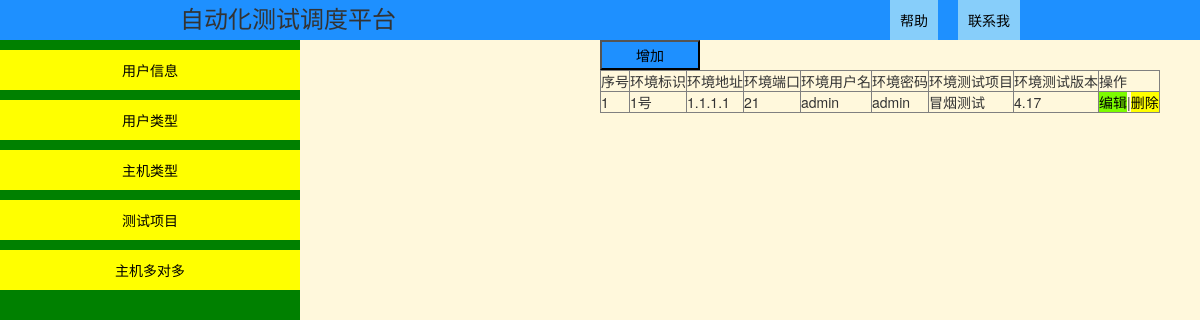
The app's page /hostApp/index, older data.
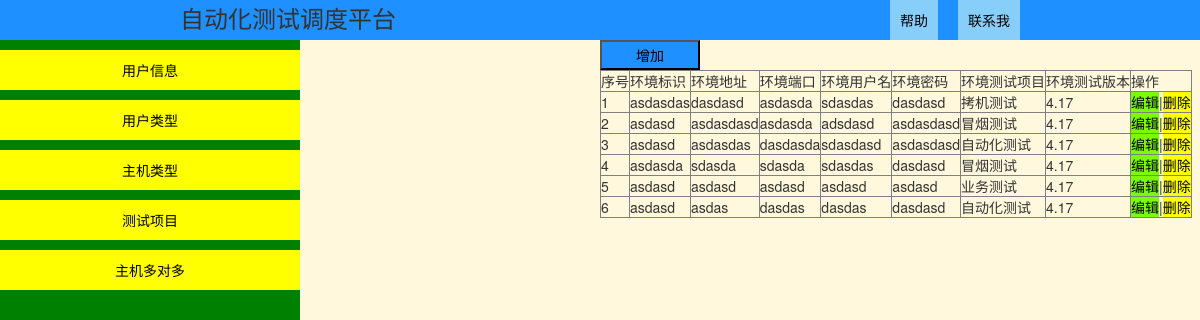
The same page, newer data.
### hostApp/models.py (models this page shows)
class Host(models.Model):
    envid = models.CharField(max_length=32,db_index=True)
    ip = models.GenericIPAddressField(protocol='both',max_length=32,db_index=True)
    port = models.CharField(max_length=32)
    username = models.CharField(max_length=32)
    password = models.CharField(max_length=32)
    item = models.ForeignKey(to='TestItem',to_field='id')

class TestItem(models.Model):
    item = models.CharField(max_length=32)
    versionNum = models.CharField(max_length=32)

### hostApp/views.py (the view)
def index(request):
    hostobj = models.Host.objects.all()
    UserType_data = models.UserType.objects.all()
    test_item_data = models.TestItem.objects.all()
    userinfo = models.User.objects.all()
    appinfo = models.Application.objects.all()
    return render(request,'index.html',{'UserType_data':UserType_data,
                                        'test_item_data':test_item_data,
                                        'hostobj':hostobj,
                                        'userinfo':userinfo,
                                        'appinfo':appinfo
                                        })

### templates/index.html (shortened to what this page needs)
<!DOCTYPE html>
<html lang="en">
<head>
    <link rel="stylesheet" href="/static/bootstrap-3.3.7-dist/css/bootstrap.min.css"/>
    <link rel="stylesheet" href="/static/font-awesome-4.7.0/css/font-awesome.css">
</head>
<body style="margin: 0">
<div class="head">
    <div class="head1">
        <h3 class="head11">自动化测试调度平台</h3>
        <span>联系我</span>
        <span>帮助</span>
    </div></div>
<div class="left_menu">
    <div con="con3" class="menu1">用户信息</div>
    <div con="con2" class="menu1">用户类型</div>
    <div con="con1" class="menu1">主机类型</div>
    <div con="con4" class="menu1">测试项目</div>
    <div con="con5" class="menu1">主机多对多</div>
</div>
<div >
<div id="con1" class="content">
{% include 'hostinfo.html' %}
</div>
{% include 'usertype.html' %}
{% include 'userinfo.html' %}
{% include 'testitem.html' %}
</div>
</body>
</html>

### templates/hostinfo.html (shortened to what this page needs)
{% extends 'master.html' %}
{% block content1 %}
    <input class="adddata" type="button" value="增加"/>
    <table border="1">
    <thread>
        <tr >
            <td>序号</td>
            <td>环境标识</td>
            <td>环境地址</td>
            <td>环境端口</td>
            <td>环境用户名</td>
            <td>环境密码</td>
            <td>环境测试项目</td>
            <td>环境测试版本</td>
            <td>操作</td>
        </tr>
    </thread>
        <tbody>
        {% for row in hostobj %}
        <tr hid="{{ row.id }}" iid="{{ row.item.id }}">
            <td>{{ forloop.counter }}</td>
            <td>{{ row.envid }}</td>
            <td>{{ row.ip }}</td>
            <td>{{ row.port }}</td>
            <td>{{ row.username }}</td>
            <td>{{ row.password }}</td>
            <td>{{ row.item.item }}</td>
            <td>{{ row.item.versionNum }}</td>
            <td><span class="edit">编辑</span>|<span delid="delitem" >删除</span></td>
            {% endfor %}
        </tr>
        </tbody>
    </table>
{% endblock %}

Row changes from the older to the newer data that the page shows:
removed Host: envid "1号", ip "1.1.1.1", port "21", username "admin", password "admin", item.item "冒烟测试", item.versionNum "4.17"
added Host: envid "asdasdas", ip "dasdasd", port "asdasda", username "sdasdas", password "dasdasd", item.item "拷机测试", item.versionNum "4.17"
added Host: envid "asdasd", ip "asdasdasd", port "asdasda", username "adsdasd", password "asdasdasd", item.item "冒烟测试", item.versionNum "4.17"
added Host: envid "asdasd", ip "asdasdas", port "dasdasda", username "sdasdasd", password "asdasdasd", item.item "自动化测试", item.versionNum "4.17"
added Host: envid "asdasda", ip "sdasda", port "sdasda", username "sdasdas", password "dasdasd", item.item "冒烟测试", item.versionNum "4.17"
added Host: envid "asdasd", ip "asdasd", port "asdasd", username "asdasd", password "asdasd", item.item "业务测试", item.versionNum "4.17"
added Host: envid "asdasd", ip "asdas", port "dasdas", username "dasdas", password "dasdasd", item.item "自动化测试", item.versionNum "4.17"
